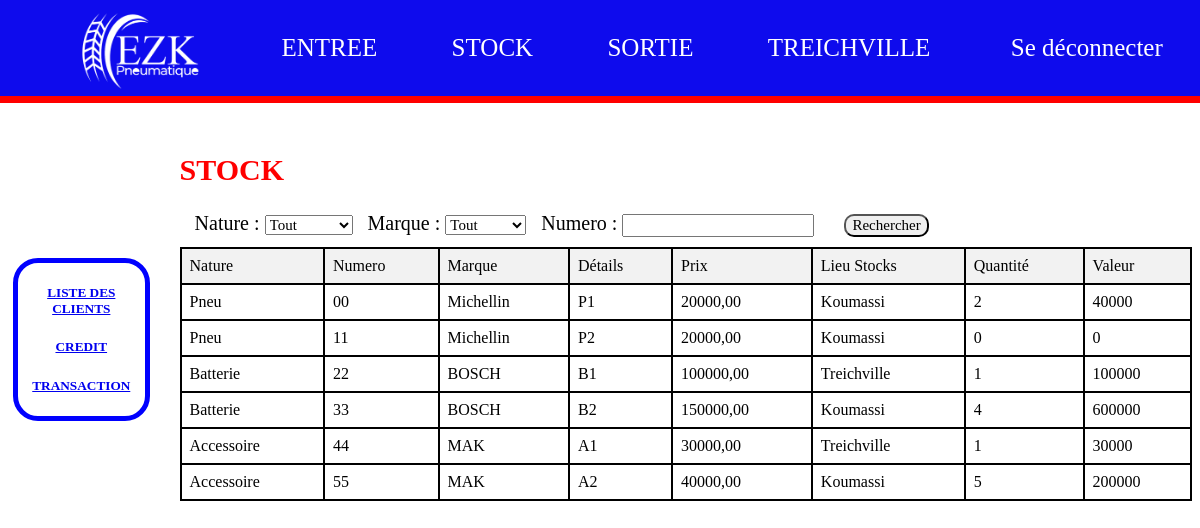
The app's page /stock (signed in) with its own data.
### myapp/models.py (models this page shows, shortened)
class Pneu(models.Model):
    idPneu = models.AutoField(primary_key=True)
    Numero = models.ForeignKey(Numero, on_delete=models.CASCADE, default="")
    Details = models.CharField(max_length=45)
    Prix = models.DecimalField(max_digits=10, decimal_places=2)
    Stockage = models.CharField(max_length=45)
    Quantite = models.IntegerField()
    Date = models.DateTimeField()
    Fournisseur = models.ForeignKey(Fournisseur, on_delete=models.CASCADE)
    Marque = models.ForeignKey(Marque, on_delete=models.CASCADE)
    class Meta:
        db_table = 'Pneu'
        verbose_name = 'Pneu'
        verbose_name_plural = 'Pneus'

class Numero(models.Model):
    idNumero = models.AutoField(primary_key=True)
    Numero = models.CharField(max_length=45)
    Quantite = models.IntegerField(default=0)
    class Meta:
        db_table = 'Numero'
        verbose_name = 'Numero'
        verbose_name_plural = 'Numeros'

class Marque(models.Model):
    idMArque = models.AutoField(primary_key=True)
    Nom = models.CharField(max_length=45)
    Quantite = models.IntegerField(default=0)
    class Meta:
        db_table = 'Marque'
        verbose_name = 'Marque'
        verbose_name_plural = 'Marques'

class Batterie(models.Model):
    idBatterie = models.AutoField(primary_key=True)
    Numero = models.ForeignKey(Numero, on_delete=models.CASCADE, default="")
    Details = models.CharField(max_length=45)
    Prix = models.DecimalField(max_digits=10, decimal_places=2)
    Stockage = models.CharField(max_length=45)
    Quantite = models.IntegerField()
    Date = models.DateTimeField()
    Fournisseur = models.ForeignKey(Fournisseur, on_delete=models.CASCADE)
    Marque = models.ForeignKey(Marque, on_delete=models.CASCADE)
    class Meta:
        db_table = 'Batterie'
        verbose_name = 'Batterie'
        verbose_name_plural = 'Batteries'

class Accessoire(models.Model):
    idAccessoire = models.AutoField(primary_key=True)
    Numero = models.ForeignKey(Numero, on_delete=models.CASCADE, default="")
    Details = models.CharField(max_length=45)
    Prix = models.DecimalField(max_digits=10, decimal_places=2)
    Stockage = models.CharField(max_length=45)
    Quantite = models.IntegerField()
    Date = models.DateTimeField()
    Fournisseur = models.ForeignKey(Fournisseur, on_delete=models.CASCADE)
    Marque = models.ForeignKey(Marque, on_delete=models.CASCADE)
    class Meta:
        db_table = 'Accessoire'
        verbose_name = 'Accessoire'
        verbose_name_plural = 'Accessoires'

### myapp/views.py (the view)
# urls.py: path("stock", views.stock, name="stock"),
def stock(request):
    try:
        admin = Administrateur.objects.get(idAdministrateur = request.session["user_connect"])
    except:
        return redirect("myapp:PageConnexion")
    if admin is not None:
        if request.method == "POST":
            marque = request.POST.get("marque")
            try:
                marque_saisie = Marque.objects.get(Nom=marque)
            except Marque.DoesNotExist:
                marque = "All"
                marque_saisie = "All"
            nature = request.POST.get("nature")
            try:
                nature_saisie = Nature.objects.get(Name=nature)
            except Nature.DoesNotExist:
                nature = "All"
                nature_saisie = "All"
            numero = request.POST.get("numero")
            if numero is None:
                numero = ""
                numero_saisi = None
            else:
                try:
                    numero_saisi = Numero.objects.get(Numero=numero)
                except Numero.DoesNotExist:
                    numero_saisi = None
            recherche = f"{marque} - {numero}"
            batteries = None
            pneus = None
            accessoires = None
            if recherche:
                if marque != "All" and nature != "All":
                    if numero_saisi is None:
                        if nature_saisie.Name == "Pneu":
                            pneus = Pneu.objects.filter(Marque=marque_saisie).order_by("-idPneu")
                        elif nature_saisie.Name == "Batterie":
                            batteries = Batterie.objects.filter(Marque=marque_saisie).order_by("-idBatterie")
                        else:
                            accessoires = Accessoire.objects.filter(Marque=marque_saisie).order_by("-idAccessoire")
                    else:
                        if nature_saisie.Name == "Pneu":
                            pneus = Pneu.objects.filter(Marque=marque_saisie, Numero=numero_saisi).order_by("-idPneu")
                        elif nature_saisie.Name == "Batterie":
                            batteries = Batterie.objects.filter(Marque=marque_saisie, Numero=numero_saisi).order_by("-idBatterie")
                        else:
                            accessoires = Accessoire.objects.filter(Marque=marque_saisie, Numero=numero_saisi).order_by("-idAccessoire")
                elif nature != "All" and marque == "All":
                    if numero_saisi is None:
                        if nature_saisie.Name == "Pneu":
                            pneus = Pneu.objects.all().order_by("-idPneu")
                        elif nature_saisie.Name == "Batterie":
                            batteries = Batterie.objects.all().order_by("-idBatterie")
                        else:
                            accessoires = Accessoire.objects.all().order_by("-idAccessoire")
                    else:
                        if nature_saisie.Name == "Pneu":
                            pneus = Pneu.objects.filter(Numero=numero_saisi).order_by("-idPneu")
                        elif nature_saisie.Name == "Batterie":
                            batteries = Batterie.objects.filter(Numero=numero_saisi).order_by("-idBatterie")
                        else:
                            accessoires = Accessoire.objects.filter(Numero=numero_saisi).order_by("-idAccessoire")
                elif nature == "All" and marque != "All":
                    if numero_saisi is None:
                        pneus = Pneu.objects.filter(Marque=marque_saisie).order_by("-idPneu")
                        batteries = Batterie.objects.filter(Marque=marque_saisie).order_by("-idBatterie")
                        accessoires = Accessoire.objects.filter(Marque=marque_saisie).order_by("-idAccessoire")
                    else:
                        pneus = Pneu.objects.filter(Marque=marque_saisie, Numero=numero_saisi).order_by("-idPneu")
                        batteries = Batterie.objects.filter(Marque=marque_saisie, Numero=numero_saisi).order_by("-idBatterie")
                        accessoires = Accessoire.objects.filter(Marque=marque_saisie, Numero=numero_saisi).order_by("-idAccessoire")
                else:
                    if numero_saisi is None:
                        pneus = Pneu.objects.all()
                        batteries = Batterie.objects.all()
                        accessoires = Accessoire.objects.all()
                    else:
                        pneus = Pneu.objects.filter(Numero=numero_saisi)
                        batteries = Batterie.objects.filter(Numero=numero_saisi)
                        accessoires = Accessoire.objects.filter(Numero=numero_saisi)
                if pneus is not None or batteries is not None or accessoires is not None:
                    if pneus is not None:
                        pneus = pneus.annotate(valeur_restante=ExpressionWrapper(F('Quantite') * F('Prix'), output_field=DecimalField()))
                    if batteries is not None:
                        batteries = batteries.annotate(valeur_restante=ExpressionWrapper(F('Quantite') * F('Prix'), output_field=DecimalField()))
                    if accessoires is not None:
                        accessoires = accessoires.annotate(valeur_restante=ExpressionWrapper(F('Quantite') * F('Prix'), output_field=DecimalField()))
                    marques = Marque.objects.all()
                    natures = Nature.objects.all()
                    context = {
                        "pneus": pneus,
                        "accessoires": accessoires,
                        "batteries": batteries,
                        "natures": natures,
                        "marques": marques,
                    }
                    return render(request, "stock.html", context=context)
        else:
            natures = Nature.objects.all()
            marques = Marque.objects.all()
            pneus = Pneu.objects.all()
            pneus = pneus.annotate(valeur_restante=ExpressionWrapper(F('Quantite') * F('Prix'), output_field=DecimalField()))
            batteries = Batterie.objects.all()
            batteries = batteries.annotate(valeur_restante=ExpressionWrapper(F('Quantite') * F('Prix'), output_field=DecimalField()))
            accessoires = Accessoire.objects.all()
            accessoires = accessoires.annotate(valeur_restante=ExpressionWrapper(F('Quantite') * F('Prix'), output_field=DecimalField()))
            context = {
                "natures": natures,
                "pneus": pneus,
                "batteries": batteries,
                "accessoires": accessoires,
                "marques": marques
            }
            return render(request, "stock.html", context=context)

### myapp/templates/stock.html (shortened to what this page needs)
{% load static %}
<!DOCTYPE html>
<html lang="en">
  <head>
    <link rel="stylesheet" href="{% static 'CSS/style.css' %}" />
  </head>
  <body>
    {% include 'header.html'%}
    <main>
      <section>
        {% include 'sidebar.html'%}
        <div class="right">
          <div class="search">
            <div><h1 style="color:red;">STOCK</h1></div>
            <form action="{% url 'myapp:stock' %}" method="post">
              <label for="nature">Nature : </label>
              <select name="nature" id="nature">
                  <option value="All" selected>Tout</option>
                </select>&nbsp;&nbsp;
              <label for="marque">Marque : </label>
              <select name="marque" id="marque">
                  <option value="All" selected>Tout</option>
                </select>&nbsp;&nbsp;
              <label for="numero">Numero : </label>
              <input type="text" name="numero" id="numero"> &nbsp;
              &nbsp;&nbsp; <input type="submit" value="Rechercher" style="border-radius: 10px;">
            </form>
          </div>
          <div class="resultat">
                <div class="all">
                <table>
                  <thead>
                    <tr>
                      <td>Nature</td>
                      <td>Numero</td>
                      <td>Marque</td>
                      <td>Détails</td>
                      <td>Prix</td>
                      <td>Lieu Stocks</td>
                      <td>Quantité</td>
                      <td>Valeur</td>
                    </tr>
                  </thead>
                  <tbody>
                    {% if pneus %}
                    {% for pneu in pneus %}
                      <tr>
                        <td>Pneu</td>
                        <td>{{pneu.Numero.Numero}}</td>
                        <td>{{pneu.Marque.Nom}}</td>
                        <td>{{pneu.Details}}</td>
                        <td>{{pneu.Prix}}</td>
                        <td>{{pneu.Stockage}}</td>
                        <td>{{pneu.Quantite}}</td>
                        <td>{{pneu.valeur_restante}}</td>
                      </tr>
                    {% endfor %}
                    {% endif %}
                    {% if batteries %}
                    {% for batterie in batteries %}
                      <tr>
                        <td>Batterie</td>
                        <td>{{batterie.Numero.Numero}}</td>
                        <td>{{batterie.Marque.Nom}}</td>
                        <td>{{batterie.Details}}</td>
                        <td>{{batterie.Prix}}</td>
                        <td>{{batterie.Stockage}}</td>
                        <td>{{batterie.Quantite}}</td>
                        <td>{{batterie.valeur_restante}}</td>
                      </tr>
                    {% endfor %}
                    {% endif %}
                    {% if accessoires %}
                    {% for accessoire in accessoires %}
                      <tr>
                        <td>Accessoire</td>
                        <td>{{accessoire.Numero.Numero}}</td>
                        <td>{{accessoire.Marque.Nom}}</td>
                        <td>{{accessoire.Details}}</td>
                        <td>{{accessoire.Prix}}</td>
                        <td>{{accessoire.Stockage}}</td>
                        <td>{{accessoire.Quantite}}</td>
                        <td>{{accessoire.valeur_restante}}</td>
                      </tr>
                    {% endfor %}
                    {% endif %}
                  </tbody>
                </table>
                </div>
                </div>
        </div>
      </section>
    </main>
  </body>
</html>

### myapp/templates/header.html (shortened to what this page needs)
{% load static %}
<header>
    <nav>
      <ul>
        <li><img src="{% static 'IMAGES/EZK_WHITE.png' %}" alt="EZK" title="EZK" /></li>
        <li><a href="{% url 'myapp:entre' %}">ENTREE</a></li>
        <li><a href="{% url 'myapp:stock' %}">STOCK</a></li>
        <li><a href="{% url 'myapp:sortie' %}">SORTIE</a></li>
        <li>
          TREICHVILLE&nbsp;
        </li>
        <li>
        <form action="{% url 'myapp:logout' %}" method="post" id="logoutForm">
          <a href="javascript:document.getElementById('logoutForm').submit()" class="btn btn-sm btn-light-primary font-weight-bolder py-2 px-5">Se déconnecter</a>
        </form>
        </li>
      </ul>
    </nav>
    <div class="after"></div>
  </header>

### myapp/templates/sidebar.html (shortened to what this page needs)
<div class="left">
    <h5 class="box"><a href="{% url 'myapp:list_client' %}">LISTE DES CLIENTS</a></h2>
    <h5 class="box"><a href="{% url 'myapp:credit' %}">CREDIT</a></h2>
    <h5 class="box"><a href="{% url 'myapp:transaction' %}">TRANSACTION</a></h2>
</div>

### myapp/static/CSS/style.css (style rules this page uses)
* { font-family: "Times News Roman"; }
main { padding-top: 120px; }
header { position: fixed; top: 0; left: 0; right: 0; width: 100%; z-index: 1; }
header nav ul { margin-top: 0; }
nav { background-color: #0e0bed; }
.after { width: 100%; height: 7px; background-color: red; }
nav ul { display: flex; align-items: center; justify-content: space-around; margin-bottom: 0; }
nav ul li img { width: 130px; margin-top: 10px; }
nav ul li { list-style: none; color: #fff; font-size: 25px; }
nav ul li a { position: relative; text-decoration: none; color: #fff; font-size: 25px; font-style: normal; transition: color 2s ease; }
nav ul li a::after { content: ""; position: absolute; bottom: 0; left: 0; width: 0; height: 2px; background-color: rgb(97, 243, 0); transition: width 1s ease; }
main section { display: flex; }
main section .left { margin-top: 130px; text-align: center; flex: 1; border: solid blue 5px; margin-right: 15px; margin-left: 5px; border-radius: 25px; padding-top: 0; height: 100%; }
main section .right { flex: 8; margin-left: 15px; }
main section .right .search { margin-bottom: 10px; font-size: 20px; }
main section .right .search input[type="text"] { text-align: center; }
main section .right .search select, main section .right .search input[type="submit"], main section .right .search input[type="text"] { font-size: 15px; }
main section .right .resultat { display: flex; }
main section .right .resultat .all { flex: 8; }
main section .right .resultat .all table { border-collapse: collapse; width: 100%; border: 2px solid black; }
main section .right .resultat .all table, main section .right .resultat .all table td { border: 2px solid black; }
main section .right .resultat .all table thead { border: 2px solid black; background-color: #f2f2f2; }
main section .right .resultat .all table td { padding: 8px; }

### records on screen
Pneu: Numero.Numero "00", Marque.Nom "Michellin", Details "P1", Prix "20000,00", Stockage "Koumassi", Quantite "2", valeur_restante "40000"
Pneu: Numero.Numero "11", Marque.Nom "Michellin", Details "P2", Prix "20000,00", Stockage "Koumassi", Quantite "0", valeur_restante "0"
Batterie: Numero.Numero "22", Marque.Nom "BOSCH", Details "B1", Prix "100000,00", Stockage "Treichville", Quantite "1", valeur_restante "100000"
Batterie: Numero.Numero "33", Marque.Nom "BOSCH", Details "B2", Prix "150000,00", Stockage "Koumassi", Quantite "4", valeur_restante "600000"
Accessoire: Numero.Numero "44", Marque.Nom "MAK", Details "A1", Prix "30000,00", Stockage "Treichville", Quantite "1", valeur_restante "30000"
Accessoire: Numero.Numero "55", Marque.Nom "MAK", Details "A2", Prix "40000,00", Stockage "Koumassi", Quantite "5", valeur_restante "200000"
